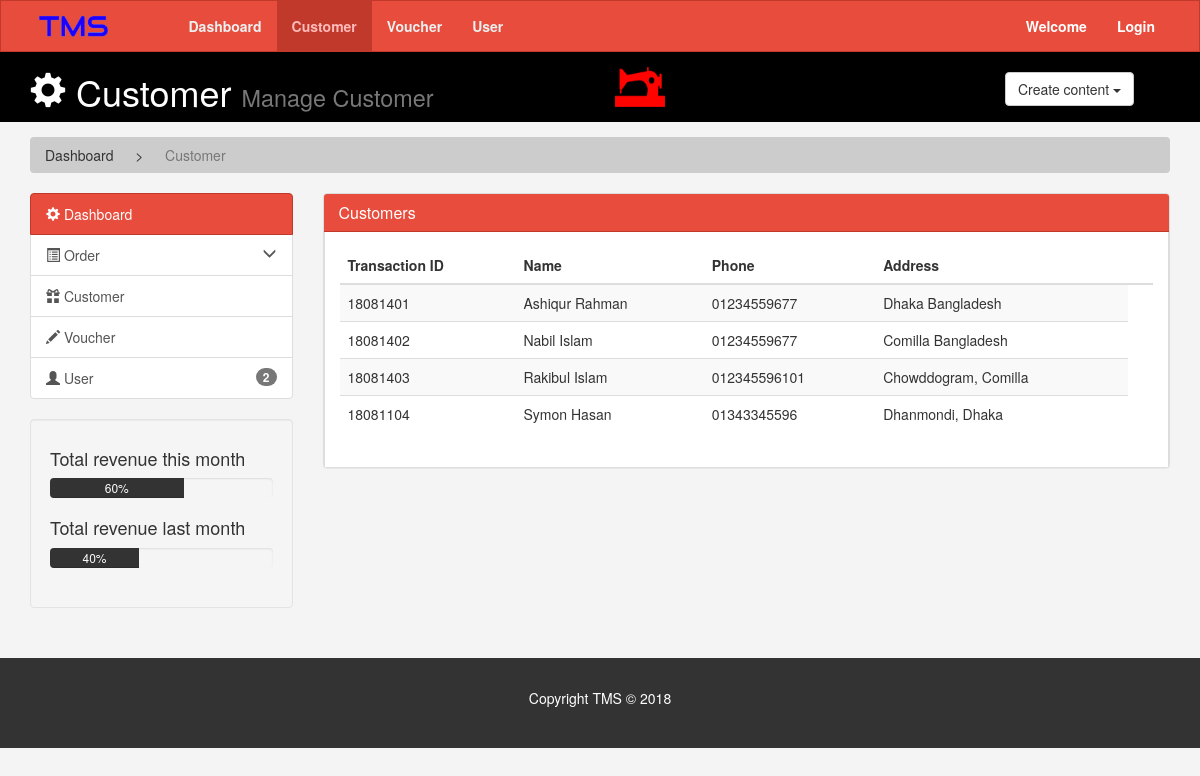
/customer.php, run on the app's committed database.
### tables this page shows
CREATE TABLE `customer` (
  `id` int(255) NOT NULL,
  `category` text NOT NULL,
  `name` text NOT NULL,
  `phone` varchar(255) NOT NULL,
  `address` varchar(255) NOT NULL,
  `tran_id` int(255) NOT NULL,
  `voucher` varchar(255) NOT NULL
);

### customer.php (the view, shortened to what this page needs)
<!DOCTYPE html>
<html lang="en">
<?php
    include("dbcon.php");
?>
  <head>
    <link href="css/bootstrap.min.css" rel="stylesheet">
    <link rel="stylesheet" href="css/style.css">
  </head>
  <body>
    <nav class="navbar navbar-default">
        <div class="container">
            <div class="navbar-header">
              <a class="navbar-brand" href="index.php"><img src="image/809HRD.png" alt="" height="50"></a>
            </div>
            <div id="navbar" class="collapse navbar-collapse">
             <ul class="nav navbar-nav">
                <li><a href="index.php"><b>Dashboard</b></a></li>
                <li class="active"><a href="customer.php"><b>Customer</b></a></li>
                <li><a href="voucher.php"><b>Voucher</b></a></li>
                <li><a href="user.php"><b>User</b></a></li>
              </ul>
              <ul class="nav navbar-nav navbar-right">
                <li>
                    <?php
                        if(isset($_SESSION['user_email'])){
                            $user = $_SESSION['user_email'];
                            $get_name = "select * from user where user_email = '$user'";
                            $run_name = mysqli_query($conn,$get_name);
                            $row_name = mysqli_fetch_array($run_name);
                            $u_name_f = $row_name['user_f_name'];
                            if(isset($user)){
                                echo "<a href='#' style='color:#fff;'><b>Hello, $u_name_f</b></a>";
                            }
                        }
                        else{
                            echo "<a href='#' style='color:#fff;'><b>Welcome</b></a>";
                        }
                    ?>
                </li>
                <li>
                    <?php
                        if(!isset($_SESSION['user_email'])){
                            echo "<a href='login.php' style='color:#fff;' class=''><b>Login</b></a>";
                        }
                        else{
                            echo "<a href='logout.php' style='color:#fff;' class=''><b>Logout</b></a>";
                        }
                    ?>
                </li>
              </ul>
            </div>
        </div>
    </nav>
    <header id="header">
        <div class="container">
            <div class="row">
                <div class="col-md-6">
                    <h1><span class="glyphicon glyphicon-cog" aria-hidden="true"></span> Customer <small>Manage Customer</small></h1>
                </div>
                <div class="col-md-4" style="margin-top:15px;">
                    <img src="image/3oyIa5.png" alt="" height="40" width="50">
                </div>
                <div class="col-md-2">
                    <div class="dropdown create">
                      <button class="btn btn-default dropdown-toggle" type="button" id="dropdownMenu1" data-toggle="dropdown" aria-haspopup="true" aria-expanded="true">
                        Create content
                        <span class="caret"></span>
                      </button>
                    </div>
                </div>
            </div>
        </div>
    </header>
    <section id="breadcrumb">
        <div class="container">
            <ol class="breadcrumb">
                <li>Dashboard</li>
                <li >></li>
                <li class="active">Customer</li>
            </ol>
        </div>
    </section>
    <section id="main">
        <div class="container">
            <div class="row">
                <div class="col-md-3">
                    <div class="list-group">
                      <a href="index.php" class="list-group-item active main-color-bg"><span class="glyphicon glyphicon-cog" aria-hidden="true"></span>
                        Dashboard
                      </a>
                      <a href="#" id="accordion" role="tablist" aria-multiselectable="true">
                          <a class="list-group-item" role="button" data-toggle="collapse" data-parent="#accordion" href="#collapseOne" aria-expanded="false" aria-controls="collapseOne">
                          <span class="glyphicon glyphicon-list-alt" aria-hidden="true"></span> Order
                          <span class="glyphicon glyphicon-menu-down icon-one" aria-hidden="true"></span>
                          </a>
                      </a>
                      <a href="customer.php" class="list-group-item"><span class="glyphicon glyphicon-gift" aria-hidden="true"></span> Customer </a>
                      <a href="voucher.php" class="list-group-item"><span class="glyphicon glyphicon-pencil" aria-hidden="true"></span> Voucher </a>
                      <a href="user.php" class="list-group-item"><span class="glyphicon glyphicon-user" aria-hidden="true"></span> User
                          <span class="badge">
                              <?php
                                $get_name = "select * from user";
                                $run_name = mysqli_query($conn,$get_name);
                                $no_row = mysqli_num_rows($run_name);
                                echo "$no_row";
                              ?>
                          </span>
                      </a>
                    </div>
                    <div class="well">
                        <h4>Total revenue this month</h4>
                        <div class="progress">
                            <div class="progress-bar" role="progressbar" aria-valuenow="60" aria-valuemin="0" aria-valuemax="100" style="width: 60%;">
                                60%
                            </div>
                        </div>
                        <h4>Total revenue last month</h4>
                        <div class="progress">
                            <div class="progress-bar" role="progressbar" aria-valuenow="40" aria-valuemin="0" aria-valuemax="100" style="width: 40%;">
                                40%
                            </div>
                         </div>
                    </div>
                </div>
                <div class="col-md-9">
                    <div class="panel panel-default ">
                      <div class="panel-heading main-color-bg">
                        <h3 class="panel-title">Customers</h3>
                      </div>
                      <div class="panel-body">
                          <table class="table table-striped table-hover">
                              <thead>
                                  <tr>
                                      <th>Transaction ID</th>
                                      <th>Name</th>
                                      <th>Phone</th>
                                      <th>Address</th>
                                      <th></th>
                                  </tr>
                                  <?php
                                    global $conn;
                                    $select = "select * from customer";
                                    $run = mysqli_query($conn,$select);
                                    while($check = mysqli_fetch_array($run)){
                                        $trans_id = $check['tran_id'];
                                        $customer_name = $check['name'];
                                        $customer_phone = $check['phone'];
                                        $customer_address = $check['address'];
                                ?>
                              </thead>
                              <tr>
                                <td><?php echo $trans_id;?></td>
                                <td><?php echo $customer_name;?></td>
                                <td><?php echo $customer_phone;?></td>
                                <td><?php echo $customer_address;?></td>
                              </tr>
                              <?php }?>
                            </table>
                      </div>
                    </div>
                </div>
            </div>
        </div>
    </section>
    <footer id="footer">
        <p>Copyright TMS &copy; 2018</p>
    </footer>
  </body>
</html>

### css/style.css (style rules this page uses)
body { background:#f4f4f4; }
.navbar { min-height: 33px !important; margin-bottom: 0; border-radius: 0; }
.navbar-brand { padding-top: 0px !important; margin-right: 40px; }
.navbar-nav > li > a { padding-top:15px !important; padding-bottom: 0px !important; height: 50px; }
.navbar-default { background-color: #e74c3c; border-color: #c0392b; }
.navbar-default .navbar-brand { color: #ecf0f1; }
.navbar-default .navbar-nav > li > a { color: #ecf0f1; }
.navbar-default .navbar-nav > .active > a, .navbar-default .navbar-nav > .active > a:hover, .navbar-default .navbar-nav > .active > a:focus { color: #ffbbbc; background-color: #c0392b; }
.navbar-default .navbar-collapse, .navbar-default .navbar-form { border-color: #ecf0f1; }
.main-color-bg { background-color: #e74c3c !important; border-color: #c0392b !important; color: #fff !important; }
#header { background:#000000; color: #ffffff; margin-bottom: 15px; }
#header .create { padding-top: 20px; }
.breadcrumb { background: #cccccc; color: #333333; }
.progress-bar { background:#333333; color:#ffffff; }
#footer { background:#333333; color:#ffffff; text-align:center; padding:30px; margin-top:30px; }
.panel-body { background: #ffffff; border-left: 1px solid #ddd; border-right: 1px solid #ddd; border-bottom: 1px solid #ddd; }
.panel-body:last-child { border-bottom: 0px none; }
.icon-one { float: right; }

### data on the page
customer: tran "18081401", name "Ashiqur Rahman", phone "01234559677", address "Dhaka Bangladesh"
customer: tran "18081402", name "Nabil Islam", phone "01234559677", address "Comilla Bangladesh"
customer: tran "18081403", name "Rakibul Islam", phone "012345596101", address "Chowddogram, Comilla"
customer: tran "18081104", name "Symon Hasan", phone "01343345596", address "Dhanmondi, Dhaka"

### other printed values
$no_row "2"
